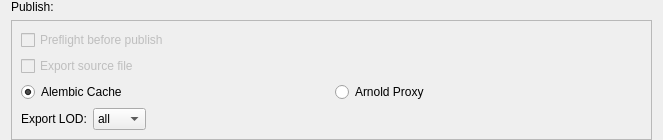
<?xml version="1.0" encoding="UTF-8"?>
<ui version="4.0">
 <class>pub_widget</class>
 <widget class="QWidget" name="pub_widget">
  <property name="geometry">
   <rect>
    <x>0</x>
    <y>0</y>
    <width>663</width>
    <height>132</height>
   </rect>
  </property>
  <property name="windowTitle">
   <string>Form</string>
  </property>
  <layout class="QGridLayout" name="gridLayout">
   <property name="topMargin">
    <number>0</number>
   </property>
   <property name="bottomMargin">
    <number>0</number>
   </property>
   <item row="1" column="0">
    <widget class="QStackedWidget" name="stackedWidget">
     <property name="frameShape">
      <enum>QFrame::StyledPanel</enum>
     </property>
     <widget class="QWidget" name="Page1">
      <layout class="QVBoxLayout" name="verticalLayout">
       <item>
        <widget class="QCheckBox" name="checkBox_preflight">
         <property name="enabled">
          <bool>false</bool>
         </property>
         <property name="text">
          <string>Preflight before publish</string>
         </property>
         <property name="checked">
          <bool>false</bool>
         </property>
        </widget>
       </item>
       <item>
        <widget class="QCheckBox" name="checkBox_source_file">
         <property name="enabled">
          <bool>false</bool>
         </property>
         <property name="text">
          <string>Export source file</string>
         </property>
         <property name="checked">
          <bool>false</bool>
         </property>
        </widget>
       </item>
       <item>
        <widget class="QWidget" name="widget_cache" native="true">
         <layout class="QHBoxLayout" name="horizontalLayout">
          <property name="margin">
           <number>0</number>
          </property>
          <item>
           <widget class="QRadioButton" name="radioButton_abc">
            <property name="text">
             <string>Alembic Cache</string>
            </property>
            <property name="checked">
             <bool>true</bool>
            </property>
           </widget>
          </item>
          <item>
           <widget class="QRadioButton" name="radioButton_arnold">
            <property name="text">
             <string>Arnold Proxy</string>
            </property>
           </widget>
          </item>
         </layout>
        </widget>
       </item>
       <item>
        <layout class="QHBoxLayout" name="horizontalLayout_3">
         <item>
          <widget class="QLabel" name="label_3">
           <property name="text">
            <string>Export LOD:</string>
           </property>
          </widget>
         </item>
         <item>
          <widget class="QComboBox" name="comboBox_2">
           <item>
            <property name="text">
             <string>all</string>
            </property>
           </item>
           <item>
            <property name="text">
             <string>high</string>
            </property>
           </item>
           <item>
            <property name="text">
             <string>low</string>
            </property>
           </item>
           <item>
            <property name="text">
             <string>mid</string>
            </property>
           </item>
          </widget>
         </item>
         <item>
          <spacer name="horizontalSpacer">
           <property name="orientation">
            <enum>Qt::Horizontal</enum>
           </property>
           <property name="sizeHint" stdset="0">
            <size>
             <width>40</width>
             <height>20</height>
            </size>
           </property>
          </spacer>
         </item>
        </layout>
       </item>
      </layout>
     </widget>
    </widget>
   </item>
   <item row="2" column="0">
    <spacer name="verticalSpacer">
     <property name="orientation">
      <enum>Qt::Vertical</enum>
     </property>
     <property name="sizeHint" stdset="0">
      <size>
       <width>20</width>
       <height>0</height>
      </size>
     </property>
    </spacer>
   </item>
   <item row="0" column="0">
    <widget class="QLabel" name="label">
     <property name="text">
      <string>Publish:</string>
     </property>
    </widget>
   </item>
  </layout>
 </widget>
 <resources/>
 <connections/>
</ui>
